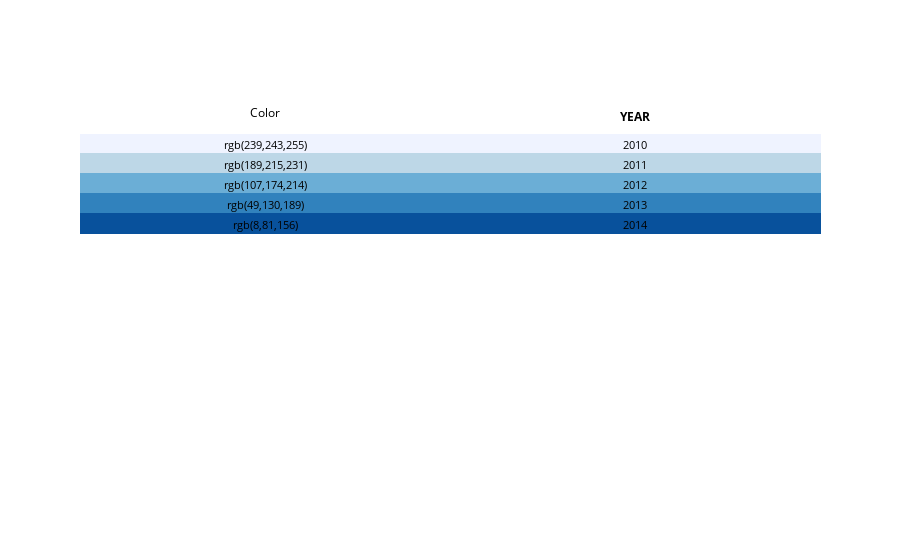

The code cell stored with this chart in its notebook:
### Code cell
import plotly.graph_objs as go

import pandas as pd
import colorlover as cl

colors = cl.scales['5']['seq']['Blues']
data = {'Year' : [2010, 2011, 2012, 2013, 2014],
        'Color' : colors}
df = pd.DataFrame(data)


trace0 = go.Table(
  header = dict(
    values = ["Color", "<b>YEAR</b>"],
    line = dict(color = 'white'),
    fill = dict(color = 'white'),
    align = ['center'],
    font = dict(color = 'black', size = 12)
  ),
  cells = dict(
    values = [df.Color, df.Year],
    line = dict(color = [df.Color]),
    fill = dict(color = [df.Color]),
    align = 'center',
    font = dict(color = 'black', size = 11)
    ))

data = [trace0]

pyo.iplot(data, filename = "row variable color")

### Figure 1 — Plotly figure (JSON) as saved in the notebook; plotly's stock layout.template omitted (floating-point values rounded to 4 significant figures)
{"data": [{"cells": {"align": "center", "fill": {"color": [["rgb(239,243,255)", "rgb(189,215,231)", "rgb(107,174,214)", "rgb(49,130,189)", "rgb(8,81,156)"]]}, "font": {"color": "black", "size": 11}, "line": {"color": [["rgb(239,243,255)", "rgb(189,215,231)", "rgb(107,174,214)", "rgb(49,130,189)", "rgb(8,81,156)"]]}, "values": [["rgb(239,243,255)", "rgb(189,215,231)", "rgb(107,174,214)", "rgb(49,130,189)", "rgb(8,81,156)"], [2010, 2011, 2012, 2013, 2014]]}, "header": {"align": ["center"], "fill": {"color": "white"}, "font": {"color": "black", "size": 12}, "line": {"color": "white"}, "values": ["Color", "<b>YEAR</b>"]}, "type": "table", "uid": "01cb851d-ae95-4358-9d96-cf3cdb5f92d5"}], "layout": {}}
